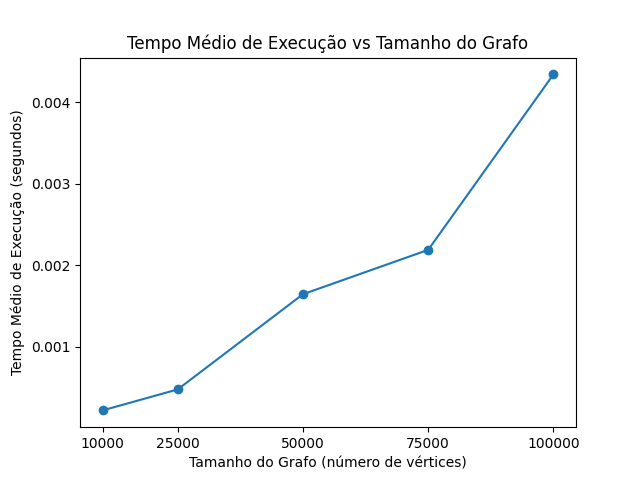

Write Python code to recreate this figure.
import matplotlib.pyplot as plt
import csv
from collections import defaultdict

tempos_por_arquivo = defaultdict(list)

with open('resultados.csv', 'r') as file:
    reader = csv.reader(file)
    next(reader)

    for row in reader:
        nome_arquivo = row[0]
        tempo = float(row[1])
        tamanho = int(nome_arquivo.split('_')[2].split('.')[0])
        tempos_por_arquivo[tamanho].append(tempo)

tamanhos = [10000, 25000, 50000, 75000, 100000]
tempos = []

for tamanho in tamanhos:
    tempos.append(sum(tempos_por_arquivo[tamanho]) / len(tempos_por_arquivo[tamanho]))

plt.plot(tamanhos, tempos, marker='o')
plt.title('Tempo Médio de Execução vs Tamanho do Grafo')
plt.xlabel('Tamanho do Grafo (número de vértices)')
plt.ylabel('Tempo Médio de Execução (segundos)')
plt.xticks(tamanhos)


plt.savefig('grafico.png') 
plt.close() 
